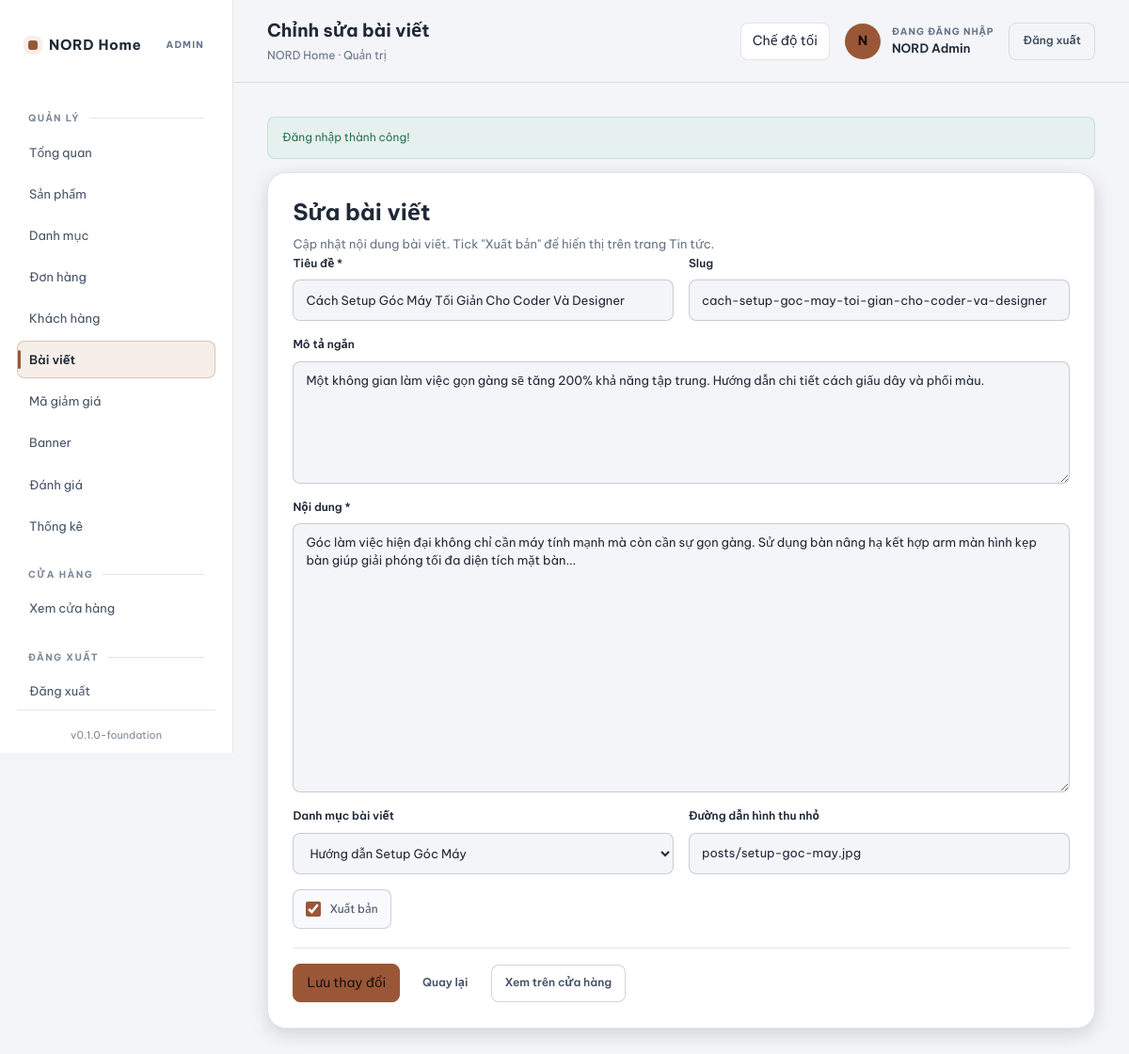
Screenshot of /admin/post-edit.php?id=1 (signed in) with the database file from the repository.
### tables this page shows
CREATE TABLE `posts` (
  `id` INT UNSIGNED NOT NULL AUTO_INCREMENT,
  `user_id` INT UNSIGNED NOT NULL,
  `post_category_id` INT UNSIGNED DEFAULT NULL,
  `title` VARCHAR(220) NOT NULL,
  `slug` VARCHAR(240) NOT NULL,
  `excerpt` VARCHAR(500) DEFAULT NULL,
  `content` TEXT DEFAULT NULL,
  `thumbnail` VARCHAR(255) DEFAULT NULL,
  `is_published` TINYINT(1) NOT NULL DEFAULT 0,
  `published_at` DATETIME DEFAULT NULL,
  `created_at` DATETIME NOT NULL DEFAULT CURRENT_TIMESTAMP,
  `updated_at` DATETIME NOT NULL DEFAULT CURRENT_TIMESTAMP ON UPDATE CURRENT_TIMESTAMP,
  PRIMARY KEY (`id`),
  UNIQUE KEY `uq_posts_slug` (`slug`),
  KEY `idx_posts_author` (`user_id`),
  KEY `idx_posts_category` (`post_category_id`),
  KEY `idx_posts_published` (`is_published`, `published_at`),
  CONSTRAINT `fk_posts_user`
    FOREIGN KEY (`user_id`) REFERENCES `users` (`id`)
    ON DELETE RESTRICT ON UPDATE CASCADE,
  CONSTRAINT `fk_posts_category`
    FOREIGN KEY (`post_category_id`) REFERENCES `post_categories` (`id`)
    ON DELETE SET NULL ON UPDATE CASCADE
);

CREATE TABLE `post_categories` (
  `id` INT UNSIGNED NOT NULL AUTO_INCREMENT,
  `name` VARCHAR(120) NOT NULL,
  `slug` VARCHAR(160) NOT NULL,
  `created_at` DATETIME NOT NULL DEFAULT CURRENT_TIMESTAMP,
  `updated_at` DATETIME NOT NULL DEFAULT CURRENT_TIMESTAMP ON UPDATE CURRENT_TIMESTAMP,
  PRIMARY KEY (`id`),
  UNIQUE KEY `uq_post_categories_slug` (`slug`)
);

### config/database.php (called while the page is built, shortened)
<?php
function pdo_options(): array
{
    return [
        PDO::ATTR_ERRMODE => PDO::ERRMODE_EXCEPTION,
        PDO::ATTR_DEFAULT_FETCH_MODE => PDO::FETCH_ASSOC,
        PDO::ATTR_EMULATE_PREPARES => false,
    ];
}
function db(): PDO
{
    static $pdo = null;
    if ($pdo instanceof PDO) {
        return $pdo;
    }
    $dsn = sprintf(
        'mysql:host=%s;port=%s;dbname=%s;charset=%s',
        DB_HOST,
        DB_PORT,
        DB_NAME,
        DB_CHARSET
    );
    $pdo = new PDO($dsn, DB_USER, DB_PASS, pdo_options());
    return $pdo;
}

### includes/admin-data.php (called while the page is built, shortened)
<?php
require_once __DIR__ . '/functions.php';
function admin_post_categories_all(): array
{
    try {
        $stmt = db()->query('SELECT * FROM post_categories ORDER BY name ASC');
        return $stmt->fetchAll() ?: [];
    } catch (PDOException $e) {
        return [];
    }
}
function admin_post_find(int $id): ?array
{
    try {
        $stmt = db()->prepare('SELECT * FROM posts WHERE id = :id LIMIT 1');
        $stmt->execute(['id' => $id]);
        $row = $stmt->fetch();
        return $row ?: null;
    } catch (PDOException $e) {
        return null;
    }
}

### includes/functions.php (called while the page is built, shortened)
<?php
function e(?string $value): string
{
    return htmlspecialchars((string) $value, ENT_QUOTES | ENT_SUBSTITUTE, 'UTF-8');
}
function url(string $path = ''): string
{
    $path = ltrim($path, '/');
    return $path === '' ? BASE_URL : BASE_URL . '/' . $path;
}

### admin/post-edit.php (the view, shortened to what this page needs)
<?php
require_once dirname(__DIR__) . '/includes/admin-data.php';
$id = (int) ($_GET['id'] ?? 0);
$post = $id > 0 ? admin_post_find($id) : null;
$values = [
    'title'             => (string) $post['title'],
    'slug'              => (string) $post['slug'],
    'excerpt'           => (string) ($post['excerpt'] ?? ''),
    'content'           => (string) ($post['content'] ?? ''),
    'thumbnail'         => (string) ($post['thumbnail'] ?? ''),
    'post_category_id'  => (int) ($post['post_category_id'] ?? 0),
    'is_published'      => (int) $post['is_published'],
];
$postCategories = admin_post_categories_all();
require dirname(__DIR__) . '/includes/admin-header.php';
?>
<div class="admin-card">
    <h1>Sửa bài viết</h1>
    <p class="admin-card-sub">Cập nhật nội dung bài viết. Tick "Xuất bản" để hiển thị trên trang Tin tức.</p>
    <form class="admin-form" method="post" action="">
        <div class="admin-form-row admin-form-row--2">
            <label>
                <strong>Tiêu đề *</strong>
                <input type="text" name="title" value="<?= e($values['title']) ?>" required maxlength="220">
            </label>
            <label>
                <strong>Slug</strong>
                <input type="text" name="slug" value="<?= e($values['slug']) ?>" maxlength="240">
            </label>
        </div>
        <label>
            <strong>Mô tả ngắn</strong>
            <textarea name="excerpt" rows="3" maxlength="500"><?= e($values['excerpt']) ?></textarea>
        </label>
        <label>
            <strong>Nội dung *</strong>
            <textarea name="content" rows="14"><?= e($values['content']) ?></textarea>
        </label>
        <div class="admin-form-row admin-form-row--2">
            <label>
                <strong>Danh mục bài viết</strong>
                <select name="post_category_id">
                    <?php foreach ($postCategories as $pc): ?>
                        <option value="<?= (int) $pc['id'] ?>" <?= (int) $values['post_category_id'] === (int) $pc['id'] ? 'selected' : '' ?>>
                            <?= e($pc['name']) ?>
                        </option>
                    <?php endforeach; ?>
                </select>
            </label>
            <label>
                <strong>Đường dẫn hình thu nhỏ</strong>
                <input type="text" name="thumbnail" value="<?= e($values['thumbnail']) ?>" placeholder="vd: uploads/posts/article.jpg">
            </label>
        </div>
        <label class="admin-check">
            <input type="checkbox" name="is_published" value="1" <?= $values['is_published'] ? 'checked' : '' ?>>
            Xuất bản
        </label>
        <div class="admin-form-actions">
            <button type="submit" class="admin-btn admin-btn--primary">Lưu thay đổi</button>
            <a href="<?= e(url('admin/posts.php')) ?>" class="admin-btn admin-btn--ghost">Quay lại</a>
            <?php if ((int) $values['is_published'] === 1): ?>
                <a href="<?= e(url('post.php?slug=' . urlencode((string) $values['slug']))) ?>" target="_blank" rel="noopener" class="admin-btn admin-btn--secondary">Xem trên cửa hàng</a>
            <?php endif; ?>
        </div>
    </form>
</div>
<?php require dirname(__DIR__) . '/includes/admin-footer.php'; ?>

### rows the page displays
posts: title "Cách Setup Góc Máy Tối Giản Cho Coder Và Designer", slug "cach-setup-goc-may-toi-gian-cho-coder-va-designer", excerpt "Một không gian làm việc gọn gàng sẽ tăng 200% khả năng tập trung. Hướng dẫn chi tiết cách giấu dây và phối màu.", content "Góc làm việc hiện đại không chỉ cần máy tính mạnh mà còn cần sự gọn gàng. Sử dụng bàn nâng hạ kết hợp arm màn hình kẹp bàn giúp giải phóng tối đa diện tích mặt bàn...", post_category_id "Hướng dẫn Setup Góc Máy", thumbnail "posts/setup-goc-may.jpg", is_published "☑"

### other values shown
APP_NAME "NORD Home"
APP_VERSION "0.1.0-foundation"
$pageTitle "Chỉnh sửa bài viết"
current_user()['name'] "NORD Admin"
$flash['message'] "Đăng nhập thành công!"
